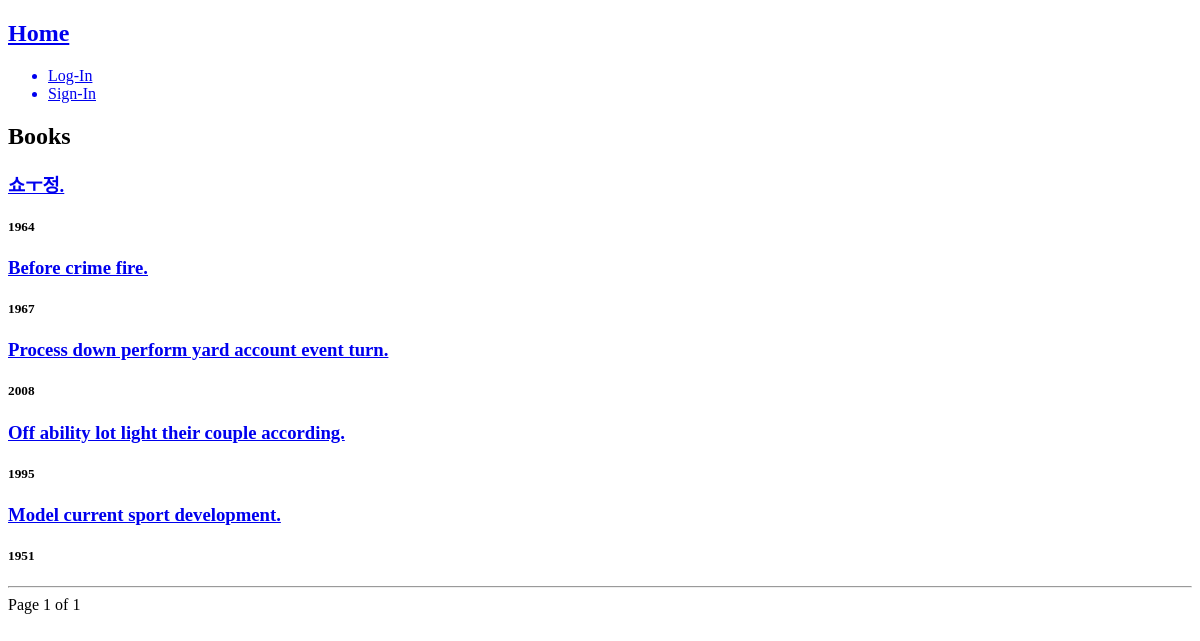
/books/, run on an earlier commit of the app's database.
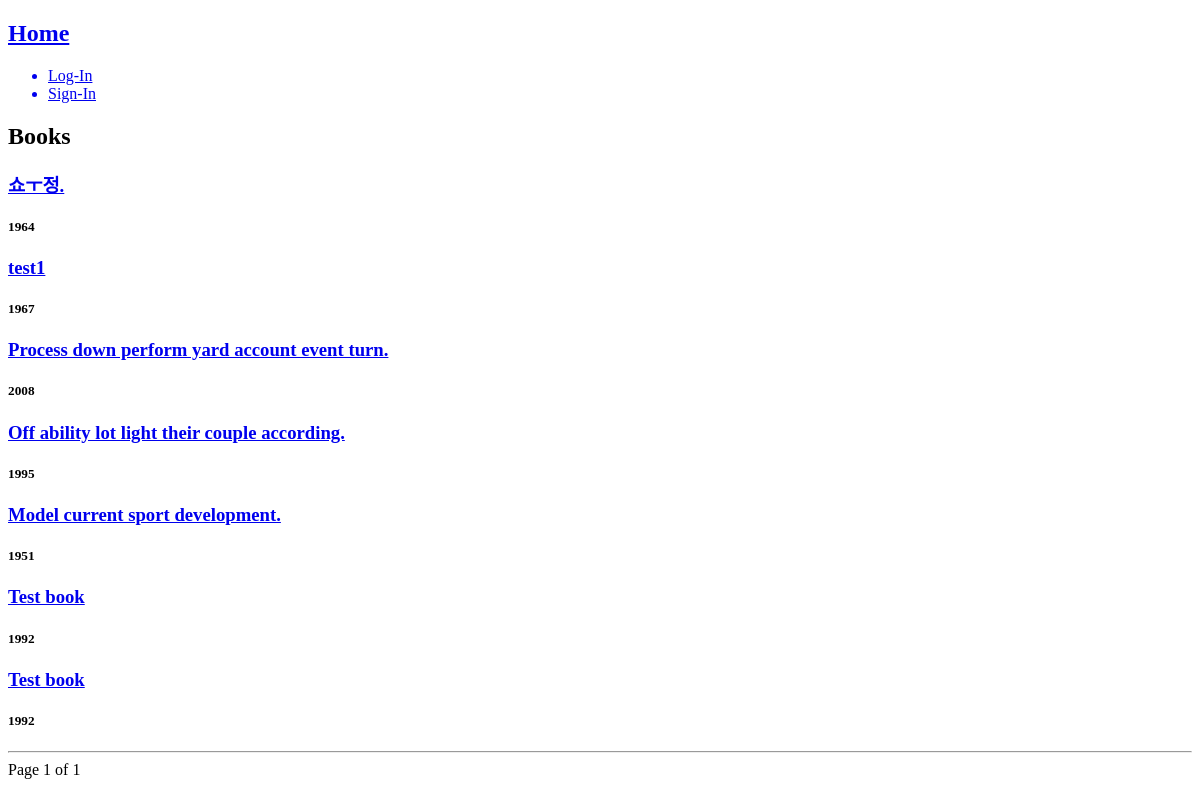
And on a later commit of the database.
### books/models.py (models this page shows, shortened)
class Book(core_models.TimeStampModel):
    title = models.CharField(max_length=120)
    year = models.IntegerField()
    cover_image = models.ImageField(null=True, blank=True)
    rating = models.FloatField()
    category = models.ForeignKey(
        "categories.Category", on_delete=models.CASCADE, related_name="books"
    )
    writer = models.ForeignKey(
        "people.Person", on_delete=models.CASCADE, related_name="books"
    )

### books/views.py (the view)
# urls.py: path("", BooksView.as_view(), name="books"),
class BooksView(ListView):
    model = Book
    paginate_by = 10
    paginate_orphans = 5
    ordering = "pk"
    context_object_name = "books"
    def get_context_data(self, **kwargs):
        context = super().get_context_data(**kwargs)
        context["page_title"] = "All Books"
        return context

### templates/books/book_list.html (shortened to what this page needs)
{% extends "base.html" %}
{% block content %}
<div>
  <h2>Books</h2>
  {% for book in books %}
  <div>
    <a href="{% url "books:bookDeatil" book.pk %}"><h3>{{book.title}}</h3></a>
    <h5>{{book.year}}</h5>
  </div>
  {% endfor %}
<hr />
</div>
<div>
    Page {{page_obj.number}} of {{page_obj.paginator.num_pages}}
</div>
{% endblock content %}

What changed in the data, as far as the page shows it:
changed Book: title "Before crime fire." → "test1"
added Book: title "Test book", year "1992"
added Book: title "Test book", year "1992"
